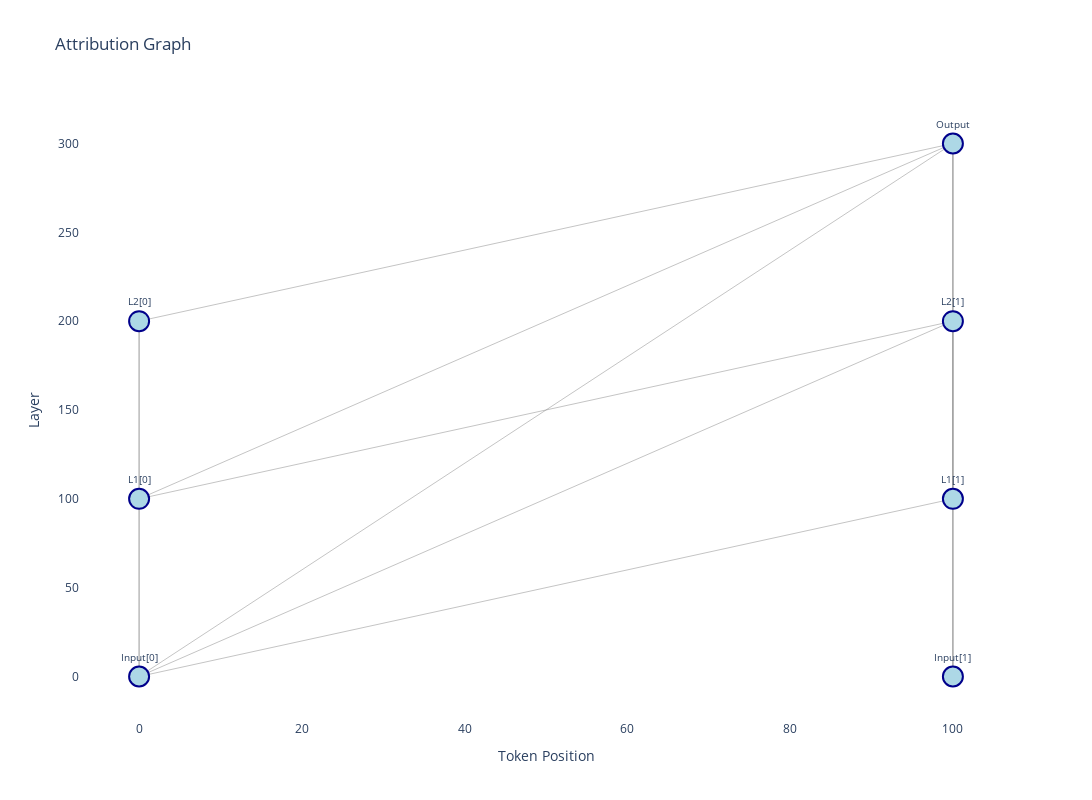

The cell this chart's notebook holds for it:
### Code cell
"""
Interactive visualization of attribution graphs with hover functionality.
"""
import numpy as np
import plotly.graph_objects as go

def get_node_label(node_idx: int, node_info: dict) -> str:
    """Generate a human-readable label for a node."""
    layer, pos = node_info[node_idx]
    total_layers = max(l for l, _ in node_info.values())

    if layer == total_layers:  # Sink node
        return f"Output"
    elif layer == 0:
        return f"Input[{pos}]"
    else:
        return f"L{layer}[{pos}]"

def visualize_attribution_graph(
    adj_matrix: np.ndarray,
    node_info: dict,
    title: str = "Attribution Graph"
):
    """
    Create an interactive visualization of the attribution graph.

    Hovering on nodes highlights:
    - Nodes it feeds into (outgoing edges) in green
    - Nodes it's influenced by (incoming edges) in blue
    """
    n_nodes = adj_matrix.shape[0]

    # Compute node positions (layer determines y, position determines x)
    node_positions = {}
    for node_idx, (layer, pos) in node_info.items():
        # x: position (with spacing), y: layer (with spacing)
        node_positions[node_idx] = (pos * 100, layer * 100)

    # Create edge traces
    edge_x = []
    edge_y = []
    edge_hover_text = []

    for target_idx in range(n_nodes):
        for source_idx in range(n_nodes):
            if adj_matrix[target_idx, source_idx] > 0:
                x0, y0 = node_positions[source_idx]
                x1, y1 = node_positions[target_idx]

                edge_x.extend([x0, x1, None])
                edge_y.extend([y0, y1, None])

                source_label = get_node_label(source_idx, node_info)
                target_label = get_node_label(target_idx, node_info)
                edge_hover_text.append(f"{source_label} → {target_label}")

    # Edge trace
    edge_trace = go.Scatter(
        x=edge_x,
        y=edge_y,
        mode='lines',
        line=dict(width=0.5, color='#888'),
        hoverinfo='skip',
        showlegend=False
    )

    # Prepare node data
    node_x = []
    node_y = []
    node_text = []
    node_hover_info = []

    for node_idx in range(n_nodes):
        x, y = node_positions[node_idx]
        node_x.append(x)
        node_y.append(y)

        label = get_node_label(node_idx, node_info)
        node_text.append(label)

        # Find incoming and outgoing edges
        incoming_nodes = [i for i in range(n_nodes) if adj_matrix[node_idx, i] > 0]
        outgoing_nodes = [i for i in range(n_nodes) if adj_matrix[i, node_idx] > 0]

        incoming_labels = [get_node_label(i, node_info) for i in incoming_nodes]
        outgoing_labels = [get_node_label(i, node_info) for i in outgoing_nodes]

        hover_text = f"<b>{label}</b><br>"
        hover_text += f"<br><b>Influenced by ({len(incoming_nodes)}):</b><br>"
        hover_text += "<br>".join(incoming_labels[:10])  # Limit to first 10
        if len(incoming_labels) > 10:
            hover_text += f"<br>... and {len(incoming_labels) - 10} more"

        hover_text += f"<br><br><b>Feeds into ({len(outgoing_nodes)}):</b><br>"
        hover_text += "<br>".join(outgoing_labels[:10])
        if len(outgoing_labels) > 10:
            hover_text += f"<br>... and {len(outgoing_labels) - 10} more"

        node_hover_info.append(hover_text)

    # Node trace
    node_trace = go.Scatter(
        x=node_x,
        y=node_y,
        mode='markers+text',
        marker=dict(
            size=20,
            color='lightblue',
            line=dict(width=2, color='darkblue')
        ),
        text=node_text,
        textposition="top center",
        textfont=dict(size=10),
        hovertext=node_hover_info,
        hoverinfo='text',
        showlegend=False
    )

    # Create figure
    fig = go.Figure(data=[edge_trace, node_trace])

    fig.update_layout(
        title=title,
        showlegend=False,
        hovermode='closest',
        xaxis=dict(
            title='Token Position',
            showgrid=True,
            zeroline=False,
            showticklabels=True
        ),
        yaxis=dict(
            title='Layer',
            showgrid=True,
            zeroline=False,
            showticklabels=True
        ),
        plot_bgcolor='white',
        width=1200,
        height=800
    )

    return fig

print("\nCreating interactive visualization...")
fig = visualize_attribution_graph(
    adjacency_matrix,
    node_info,
)

fig.show()

### Figure 1 — Plotly figure (JSON) as saved in the notebook; plotly's stock layout.template omitted (floating-point values rounded to 4 significant figures)
{"data": [{"hoverinfo": "skip", "line": {"color": "#888", "width": 0.5}, "mode": "lines", "showlegend": false, "type": "scatter", "x": [0, 0, null, 0, 100, null, 100, 100, null, 0, 0, null, 0, 0, null, 0, 100, null, 100, 100, null, 0, 100, null, 100, 100, null, 0, 100, null, 100, 100, null, 0, 100, null, 100, 100, null, 0, 100, null, 100, 100, null], "y": [0, 100, null, 0, 100, null, 0, 100, null, 0, 200, null, 100, 200, null, 0, 200, null, 0, 200, null, 100, 200, null, 100, 200, null, 0, 300, null, 0, 300, null, 100, 300, null, 100, 300, null, 200, 300, null, 200, 300, null]}, {"hoverinfo": "text", "hovertext": ["<b>Input[0]</b><br><br><b>Influenced by (0):</b><br><br><br><b>Feeds into (5):</b><br>L1[0]<br>L1[1]<br>L2[0]<br>L2[1]<br>Output", "<b>Input[1]</b><br><br><b>Influenced by (0):</b><br><br><br><b>Feeds into (3):</b><br>L1[1]<br>L2[1]<br>Output", "<b>L1[0]</b><br><br><b>Influenced by (1):</b><br>Input[0]<br><br><b>Feeds into (3):</b><br>L2[0]<br>L2[1]<br>Output", "<b>L1[1]</b><br><br><b>Influenced by (2):</b><br>Input[0]<br>Input[1]<br><br><b>Feeds into (2):</b><br>L2[1]<br>Output", "<b>L2[0]</b><br><br><b>Influenced by (2):</b><br>Input[0]<br>L1[0]<br><br><b>Feeds into (1):</b><br>Output", "<b>L2[1]</b><br><br><b>Influenced by (4):</b><br>Input[0]<br>Input[1]<br>L1[0]<br>L1[1]<br><br><b>Feeds into (1):</b><br>Output", "<b>Output</b><br><br><b>Influenced by (6):</b><br>Input[0]<br>Input[1]<br>L1[0]<br>L1[1]<br>L2[0]<br>L2[1]<br><br><b>Feeds into (0):</b><br>"], "marker": {"color": "lightblue", "line": {"color": "darkblue", "width": 2}, "size": 20}, "mode": "markers+text", "showlegend": false, "text": ["Input[0]", "Input[1]", "L1[0]", "L1[1]", "L2[0]", "L2[1]", "Output"], "textfont": {"size": 10}, "textposition": "top center", "type": "scatter", "x": [0, 100, 0, 100, 0, 100, 100], "y": [0, 0, 100, 100, 200, 200, 300]}], "layout": {"height": 800, "hovermode": "closest", "plot_bgcolor": "white", "showlegend": false, "title": {"text": "Attribution Graph"}, "width": 1200, "xaxis": {"showgrid": true, "showticklabels": true, "title": {"text": "Token Position"}, "zeroline": false}, "yaxis": {"showgrid": true, "showticklabels": true, "title": {"text": "Layer"}, "zeroline": false}}}
